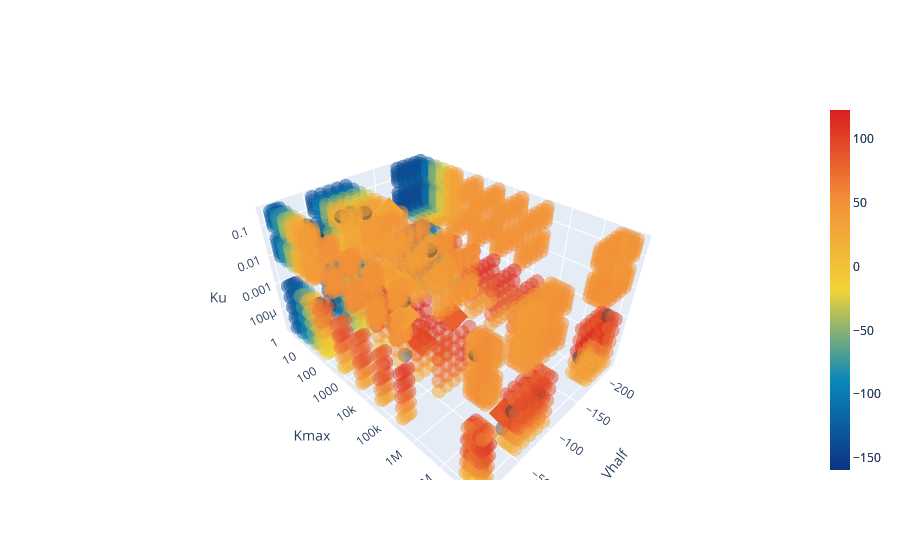

Here is the notebook cell this chart was saved with:
### Code cell
fig = go.Figure()

# Read data for drugs
saved_data_dir = '../../../simulation_data/'
filename = 'SA_alldrugs.csv'
df = pd.read_csv(saved_data_dir + filename,
                 header=[0, 1], index_col=[0],
                 skipinitialspace=True)

Vhalf_list = df['param_values']['Vhalf'].values
Kmax_list = df['param_values']['Kmax'].values
Ku_list = df['param_values']['Ku'].values
drug_list = df['drug']['drug'].values

RMSError_drug = df['RMSE']['RMSE'].values
MAError_drug = df['MAE']['MAE'].values

# Read data for space
saved_data_dir = '../../../simulation_data/sensitivity_analysis/'
file_prefix = 'copy_SA_allparam_'
result_files = [f for f in os.listdir(saved_data_dir) if f.startswith(file_prefix)]

Vhalf_range = np.array([])
Kmax_range = np.array([])
Ku_range = np.array([])

RMSError = np.array([])
MAError = np.array([])

param_id = np.array([])

for file in result_files:
    df = pd.read_csv(saved_data_dir + file,
                     header=[0, 1], index_col=[0],
                     skipinitialspace=True)

    Vhalf_range = np.concatenate((Vhalf_range, df['param_values']['Vhalf'].values))
    Kmax_range = np.concatenate((Kmax_range, df['param_values']['Kmax'].values))
    Ku_range = np.concatenate((Ku_range, df['param_values']['Ku'].values))

    RMSError = np.concatenate((RMSError, df['RMSE']['RMSE'].values))
    MAError = np.concatenate((MAError, df['MAE']['MAE'].values))

    param_id = np.concatenate((param_id, df['param_id']['param_id'].values))

if category:
    color_code_list = []
    for i in range(len(drug_list)):
        if RMSError_drug[i] < 100:
            color_code = 0
        elif MAError_drug[i] > 0:
            color_code = 1
        else:
            color_code = 2

        color_code_list.append(color_code)

    fig.add_trace(
        go.Scatter3d(
            x=Vhalf_list,
            y=Kmax_list,
            z=Ku_list,
            mode='markers',
            marker_symbol='diamond',
            name='drugs',
            marker=dict(
                color=color_code_list,
                colorscale=discrete_colors
            )
        )
    )

    color_code_list = []
    for i in range(len(param_id)):
        if RMSError[i] < 100:
            color_code = 0
        elif MAError[i] > 0:
            color_code = 1  # SD higher
        else:
            color_code = 2  # CS higher
        color_code_list.append(color_code)

    fig.add_trace(
        go.Scatter3d(
            x=Vhalf_range,
            y=Kmax_range,
            z=Ku_range,
            mode='markers',
            name='space',
            marker=dict(
                color=color_code_list,
                colorscale=discrete_colors,
                opacity=0.5,
                size=5
            )
        )
    )
else:
    RMSError_drug = np.array(RMSError_drug) * np.array(MAError_drug) / np.abs(np.array(MAError_drug))
    RMSError_space = RMSError * MAError / np.abs(MAError)
    
    cmin = min(min(RMSError_drug), min(RMSError_space))
    cmax = max(max(RMSError_drug), max(RMSError_space))

    hovertext = np.empty(shape=(12,3,1), dtype='object')
    hovertext[:,0] = np.array(drug_list).reshape(-1,1)
    hovertext[:,1] = np.array(RMSError_drug).reshape(-1,1)
    hovertext[:,2] = np.array(MAError_drug).reshape(-1,1)
    fig.add_trace(
        go.Scatter3d(
            x=Vhalf_list,
            y=Kmax_list,
            z=Ku_list,
            mode='markers',
            marker_symbol='diamond',
            name='',
            customdata=hovertext,
            hovertemplate='<b>%{customdata[0]}</b> <br>RMSD = %{customdata[1]:.2e} <br>MD = %{customdata[2]:.2e}',
            marker=dict(
                color=RMSError_drug,
                colorscale='Portland',
                colorbar=dict(thickness=20),
                cmin=cmin,
                cmax=cmax
            )
        )
    )
    
    hovertext = np.empty(shape=(len(param_id),3,1), dtype='object')
    hovertext[:,0] = np.array(param_id).reshape(-1,1)
    hovertext[:,1] = np.array(RMSError_space).reshape(-1,1)
    hovertext[:,2] = np.array(MAError).reshape(-1,1)

    fig.add_trace(
        go.Scatter3d(
            x=Vhalf_range,
            y=Kmax_range,
            z=Ku_range,
            mode='markers',
            name='',
            customdata=hovertext,
            hovertemplate='<b>id: %{customdata[0]}</b> <br>RMSD = %{customdata[1]} <br>MD = %{customdata[2]}',
            marker=dict(
                color=RMSError_space,
                colorscale='Portland',
                opacity=0.5,
                size=5,
                colorbar=dict(thickness=20),
                cmin=cmin,
                cmax=cmax
            )
        )
    )

fig.update_layout(scene = dict(
                    xaxis_title='Vhalf',
                    yaxis_title='Kmax',
                    zaxis_title='Ku',
                    yaxis = dict(dtick=1,
                                 type='log'),
                    zaxis = dict(dtick=1,
                                 type='log')))

fig.show()

### Figure 1 — Plotly figure (JSON) as saved in the notebook; plotly's stock layout.template omitted (floating-point values rounded to 4 significant figures; data arrays with more than 128 entries replaced by an {"elided": "..."} marker saying what was removed)
{"data": [{"customdata": [[["dofetilide"], [-10.9], [-0.1857]], [["bepridil"], [84.74], [47.56]], [["terfenadine"], [79.71], [46.22]], [["cisapride"], [-59.75], [-35.95]], [["verapamil"], [81.28], [38.86]], [["ranolazine"], [22.91], [12.17]], [["quinidine"], [34.65], [19.94]], [["sotalol"], [25.18], [12.73]], [["chlorpromazine"], [35.79], [19.87]], [["ondansetron"], [35.04], [19.39]], [["diltiazem"], [28.19], [13.86]], [["mexiletine"], [-17.59], [-3.294]]], "hovertemplate": "<b>%{customdata[0]}</b> <br>RMSD = %{customdata[1]:.2e} <br>MD = %{customdata[2]:.2e}", "marker": {"cmax": 122.7, "cmin": -159.4, "color": [-10.9, 84.74, 79.71, -59.75, 81.28, 22.91, 34.65, 25.18, 35.79, 35.04, 28.19, -17.59], "colorbar": {"thickness": 20}, "colorscale": [[0, "rgb(12,51,131)"], [0.25, "rgb(10,136,186)"], [0.5, "rgb(242,211,56)"], [0.75, "rgb(242,143,56)"], [1, "rgb(217,30,30)"]], "symbol": "diamond"}, "mode": "markers", "name": "", "type": "scatter3d", "x": [-1.147, -54.93, -77.49, -199.5, -100, -94.87, -64.87, -55, -14.57, -82.11, -90.89, -86.26], "y": [100000000, 37350000, 9884, 9.997, 46460, 55.84, 5770, 2403, 206000, 33540, 251, 9.996], "z": [1.79e-05, 0.0001765, 8.18e-05, 0.0004161, 0.0007927, 0.01929, 0.01, 0.01985, 0.03866, 0.02325, 0.2816, 0.09967]}, {"customdata": {"elided": "3144x3x1 float values"}, "hovertemplate": "<b>id: %{customdata[0]}</b> <br>RMSD = %{customdata[1]} <br>MD = %{customdata[2]}", "marker": {"cmax": 122.7, "cmin": -159.4, "color": {"elided": "3144 float values"}, "colorbar": {"thickness": 20}, "colorscale": [[0, "rgb(12,51,131)"], [0.25, "rgb(10,136,186)"], [0.5, "rgb(242,211,56)"], [0.75, "rgb(242,143,56)"], [1, "rgb(217,30,30)"]], "opacity": 0.5, "size": 5}, "mode": "markers", "name": "", "type": "scatter3d", "x": {"elided": "3144 float values"}, "y": {"elided": "3144 float values"}, "z": {"elided": "3144 float values"}}], "layout": {"scene": {"xaxis": {"title": {"text": "Vhalf"}}, "yaxis": {"dtick": 1, "title": {"text": "Kmax"}, "type": "log"}, "zaxis": {"dtick": 1, "title": {"text": "Ku"}, "type": "log"}}}}
